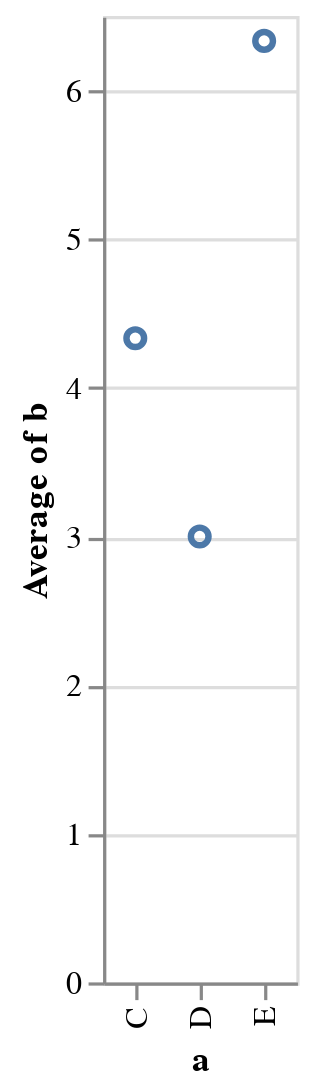

This figure's notebook cell:
### Markdown cell above
O tipo de dados na coluna “b” é novamente inferido automaticamente pelo Altair, e desta vez é tratado como um tipo quantitativo (ou seja, com valor real). Além disso, vemos que as linhas de grade e os títulos dos eixos apropriados também são adicionados automaticamente.

## Transformação de Dados: Agregação

Para permitir mais flexibilidade na forma como os dados são visualizados, o Altair possui uma sintaxe integrada para agregação de dados. Por exemplo, podemos calcular a média de todos os valores especificando esta agregação no identificador da coluna:

### Code cell
alt.Chart(data).mark_point().encode(
    x='a',
    y='average(b)'
)

### Figure 1 — Vega-Lite specification as saved in the notebook (floating-point values rounded to 4 significant figures)
{"config": {"view": {"continuousWidth": 300, "continuousHeight": 300}}, "data": {"name": "data-347f1284ea3247c0f55cb966abbdd2d8"}, "mark": {"type": "point"}, "encoding": {"x": {"field": "a", "type": "nominal"}, "y": {"aggregate": "average", "field": "b", "type": "quantitative"}}, "$schema": "https://vega.github.io/schema/vega-lite/v5.14.1.json", "datasets": {"data-347f1284ea3247c0f55cb966abbdd2d8": [{"a": "C", "b": 2}, {"a": "C", "b": 7}, {"a": "C", "b": 4}, {"a": "D", "b": 1}, {"a": "D", "b": 2}, {"a": "D", "b": 6}, {"a": "E", "b": 8}, {"a": "E", "b": 4}, {"a": "E", "b": 7}]}}
